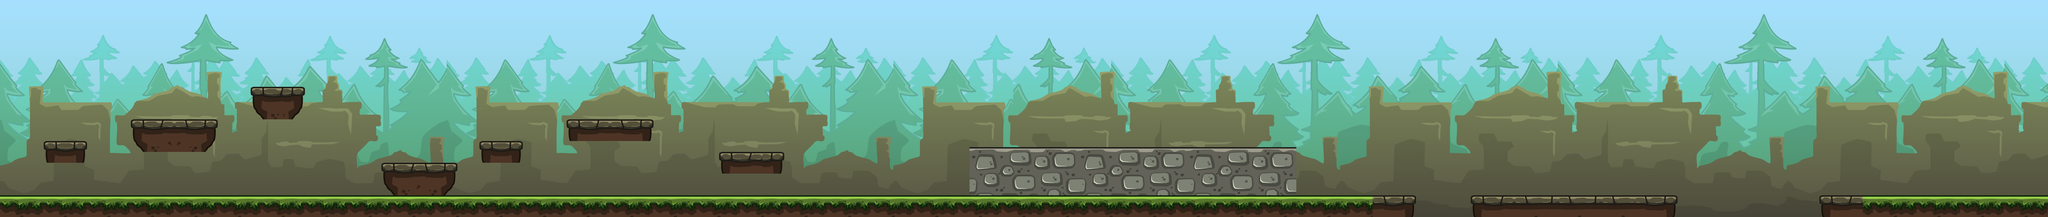

Tiled map render using the project's own tile images. Description and the map definition, with tile-layer contents summarised, below:
An orthogonal 188x20 tile map with 32x32 px tiles, 3 tile layers (Forêt, Ville, Plateformes et obstacles), 8 tilesets and 12 objects.

<map version="1.10" tiledversion="1.10.2" orientation="orthogonal" renderorder="right-down" width="188" height="20" tilewidth="32" tileheight="32" infinite="0" nextlayerid="6" nextobjectid="24">
 <tileset firstgid="1" source="Background_01.tsx" />
 <tileset firstgid="944" source="Background_02.tsx" />
 <tileset firstgid="1887" source="Ground_02.tsx" />
 <tileset firstgid="1903" source="Ground_11.tsx" />
 <tileset firstgid="1919" source="Ground_10.tsx" />
 <tileset firstgid="1935" source="Ground_08.tsx" />
 <tileset firstgid="1951" source="Ground_04.tsx" />
 <tileset firstgid="1967" source="Wall_C_02.tsx" />
 <layer id="1" name="Forêt" width="188" height="20">
  <data>[3760 cells, 3760 non-empty, 820 distinct tile ids]</data>
 </layer>
 <layer id="2" name="Ville" width="188" height="20">
  <data>[3760 cells, 3760 non-empty, 820 distinct tile ids]</data>
 </layer>
 <layer id="4" name="Plateformes et obstacles" width="188" height="20">
  <data>[3760 cells, 594 non-empty, 90 distinct tile ids]</data>
 </layer>
 <objectgroup id="3" name="Plateformes" class="Floor">
  <properties>
   <property name="resistance" type="int" value="50" />
  </properties>
  <object id="9" x="0" y="576" width="4155.5" height="64" />
  <object id="12" x="128" y="416" width="128" height="32" />
  <object id="13" x="384" y="352" width="256" height="32" />
  <object id="14" x="736" y="256" width="160" height="32" />
  <object id="15" x="1120" y="480" width="224" height="32" />
  <object id="16" x="1408" y="416" width="128" height="32" />
  <object id="17" x="1664" y="352" width="256" height="32" />
  <object id="18" x="2112" y="448" width="192" height="32" />
  <object id="19" x="2848" y="436" width="960" height="32" />
  <object id="21" x="4325.5" y="576" width="594.5" height="61.5" />
  <object id="23" x="5347" y="576" width="670" height="66.5" />
 </objectgroup>
 <objectgroup id="5" name="Murs">
  <object id="20" x="2848" y="448" width="960" height="128" />
 </objectgroup>
</map>
